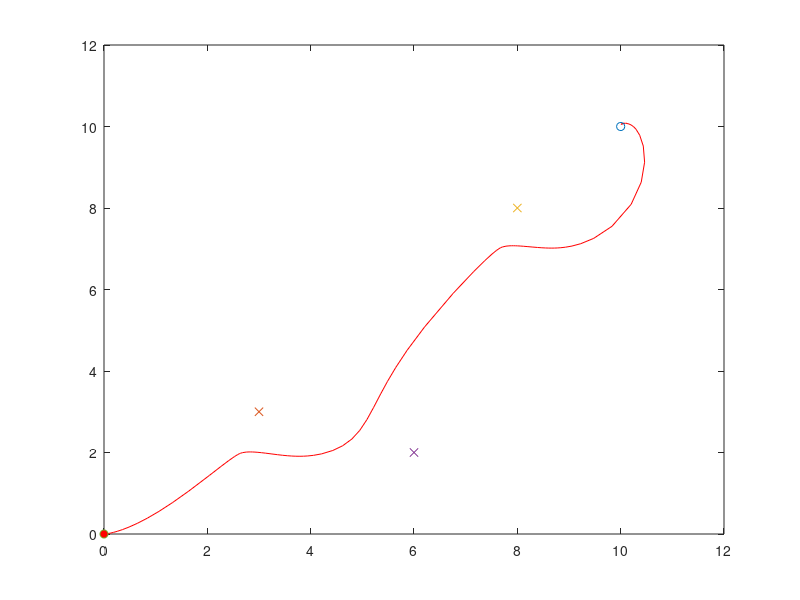

Recreate this plot in MATLAB. (Note: this script raises an error after producing the figure.)
function [t,x]=H4_PotentialNavigation_backup()
clear
clc
close all

time=[0 300];
x0=[0;0;0];

[t, x]=ode23(@vehicle,time,x0); %

plot(x(:,1),x(:,2),'r', ...
    Goal(1),Goal(2),'o', ...
    Obs1(1),Obs1(2),'x', ... 
    Obs2(1),Obs2(2),'x', ...
    Obs3(1),Obs3(2),'x')
hold on
p=plot(x(1,1),x(1,2),'o','MarkerFaceColor','red');
hold off
axis([0 12 0 12])

for k=2:length(x)
    p.XData=x(k,1);
    p.YData=x(k,2);
    pause(0.025)
    drawnow 
end

    function dx=vehicle(t,x)
        
        Goal=[10;10];
        Obs1=[3;3];
        Obs2=[8;8];
        Obs3=[6;2];
        KG=30;
        Ko=30;
 
        rG=sqrt((Goal(1)-x(1))^2+(Goal(2)-x(2))^2)
        FGx=KG*(Goal(1)-x(1))/rG;
        FGy=KG*(Goal(2)-x(2))/rG;
        
        ro1=sqrt((Obs1(1)-x(1))^2+(Obs1(2)-x(2))^2);
        Fo1x=-Ko*(Obs1(1)-x(1))/ro1^3;
        Fo1y=-Ko*(Obs1(2)-x(2))/ro1^3;
        
        ro2=sqrt((Obs2(1)-x(1))^2+(Obs2(2)-x(2))^2);
        Fo2x=-Ko*(Obs2(1)-x(1))/ro2^3;
        Fo2y=-Ko*(Obs2(2)-x(2))/ro2^3;
        
        ro3=sqrt((Obs3(1)-x(1))^2+(Obs3(2)-x(2))^2);
        Fo3x=-Ko*(Obs3(1)-x(1))/ro3^3;
        Fo3y=-Ko*(Obs3(2)-x(2))/ro3^3;
        
        Fx=(FGx+Fo1x+Fo2x+Fo3x);
        Fy=(FGy+Fo1y+Fo2y+Fo3y);
        
        alpha=atan(Fy/Fx);
        
        v=1; L=2;
        if rG<0.05 %Stop the vehicle when arrives to the goal
            v=0;
        end
        K=2;
        ph=K*(alpha-x(3));
        dx=[v*cos(ph)*cos(x(3));v*cos(ph)*sin(x(3));v*sin(ph)/L];
        
    end
end
        